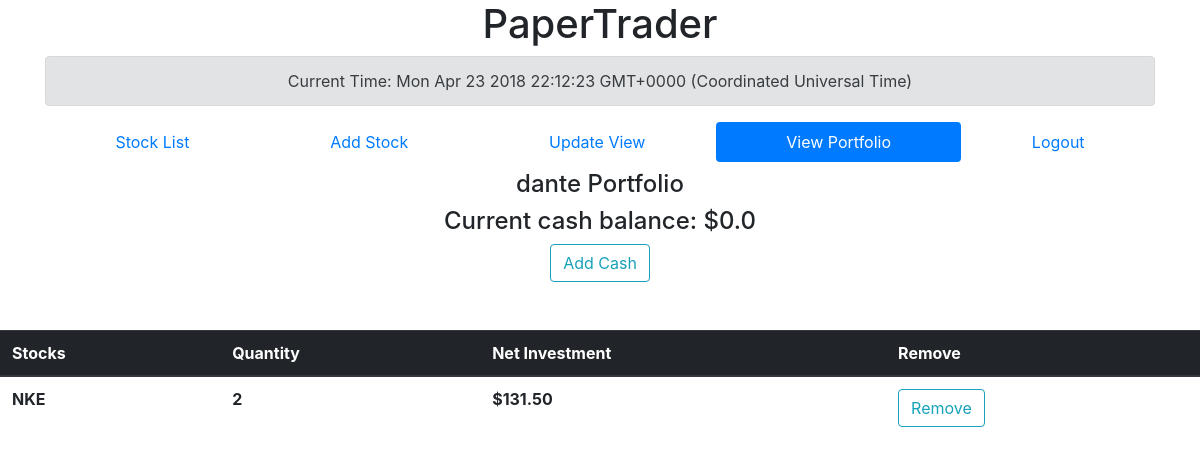
The page /portfolio (signed in) on the database as committed earlier.
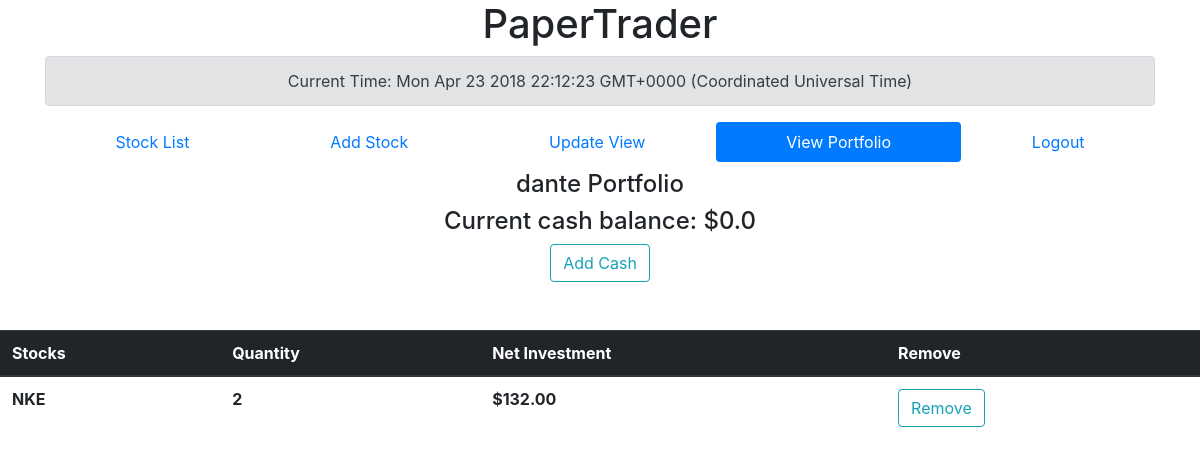
The same page on the database as committed later.
### PaperTraderApp/models.py (models this page shows, shortened)
class StockModel(models.Model):
    name = models.CharField(max_length=MAX_LENGTH_NAME, unique=True)
    symbol = models.CharField(max_length=MAX_LENGTH_SYMB, unique=True)
    opening = models.DecimalField(max_digits=MAX_DIGITS, decimal_places=2)
    closing = models.DecimalField(max_digits=MAX_DIGITS, decimal_places=2)
    high = models.DecimalField(max_digits=MAX_DIGITS, decimal_places=2)
    low  = models.DecimalField(max_digits=MAX_DIGITS, decimal_places=2)
    volume = models.DecimalField(max_digits=MAX_DIGITS, decimal_places=0)

### PaperTraderApp/views.py (the view)
# urls.py: path('portfolio', getPortfolio, name="portfolio"),
def getPortfolio(request):
    print(request.user)
    portfolio = PortfolioModel.objects.get_or_create(pk=request.user.id)[0]
    stocks = portfolio.get_stocks()
    balance = portfolio.get_balance()
    print(balance)
    return render(request, 'portfolio.html', {'portfolio': portfolio,'stocks': stocks, 'balance': balance, 'user' : request.user})

### PaperTraderApp/models.py (called while the page is built)
    def get_balance(self):
        return self.balance

    def get_stocks(self):
        return json.loads(self.stocks)

### PaperTraderApp/templatetags/PaperTraderApp_extras.py (called while the page is built)
@register.filter(name='mul')
def mul(value, arg):
    s = StockModel.objects.get(symbol=value)
    return arg*s.opening

### PaperTraderApp/templates/portfolio.html (shortened to what this page needs)
<link rel="stylesheet" href="https://maxcdn.bootstrapcdn.com/bootstrap/4.0.0/css/bootstrap.min.css">
<div class="container">
<header>
<center>
<h1> PaperTrader </h1>
<div class="alert alert-secondary">
		Current Time:
</div>
</center>
<div class="align">
	<center>
	<ul class="nav nav-pills nav-fill">
	<li class="nav-item">
	  <a class="nav-link" href="/">Stock List</a>
	</li>
	{% if user.is_superuser %}
		<li class="nav-item">
		  <a class="nav-link" href="{% url "stock-new" %}">Add Stock</a>
		</li>
	{% endif %}
	<li class="nav-item">
	  <a class="nav-link" href="{% url "update" %}">Update View</a>
	</li>
	<li class="nav-item">
	  <a class="nav-link active" href="{% url "portfolio" %}">View Portfolio</a>
	</li>
	<li class="nav-item">
		<a class="nav-link" href="/logout?next=/login">Logout</a>
	</li>
	</ul>
	</center>
</header>
</div>
<center>
	<h4>{{ user }} Portfolio</h4>
</center>
<center>
<div>
	<h4>Current cash balance: ${{ balance }}</h4>
	<a type="button" class="btn btn-outline-info"  href="{% url "add-cash" %}">Add Cash</a>
</div>
</center>
{% load PaperTraderApp_extras %}
<table class="table">
	<thead class="thead-dark">
		<tr>
			<th scope="col">Stocks</th>
			<th scope="col">Quantity</th>
			<th scope="col">Net Investment</th>
			<th scope="col">Remove</th>
		</tr>
	</thead>
	<tbody>
			{% for key, value in stocks.items %}
			<tr>
				<th>{{ key }}</th>
				<th>{{ value }}</th>
				<th>${{ key|mul:value }}</th>
				<th> <a type="button" class="btn btn-outline-info"  href="{% url "portfolio-remove" key=key %}">Remove</a></th>
			</tr>
			{% endfor %}
	</tbody>
</table>

Rows that differ between the two databases and show on the page:
changed StockModel "NKE": opening "131.50" → "132.00"
